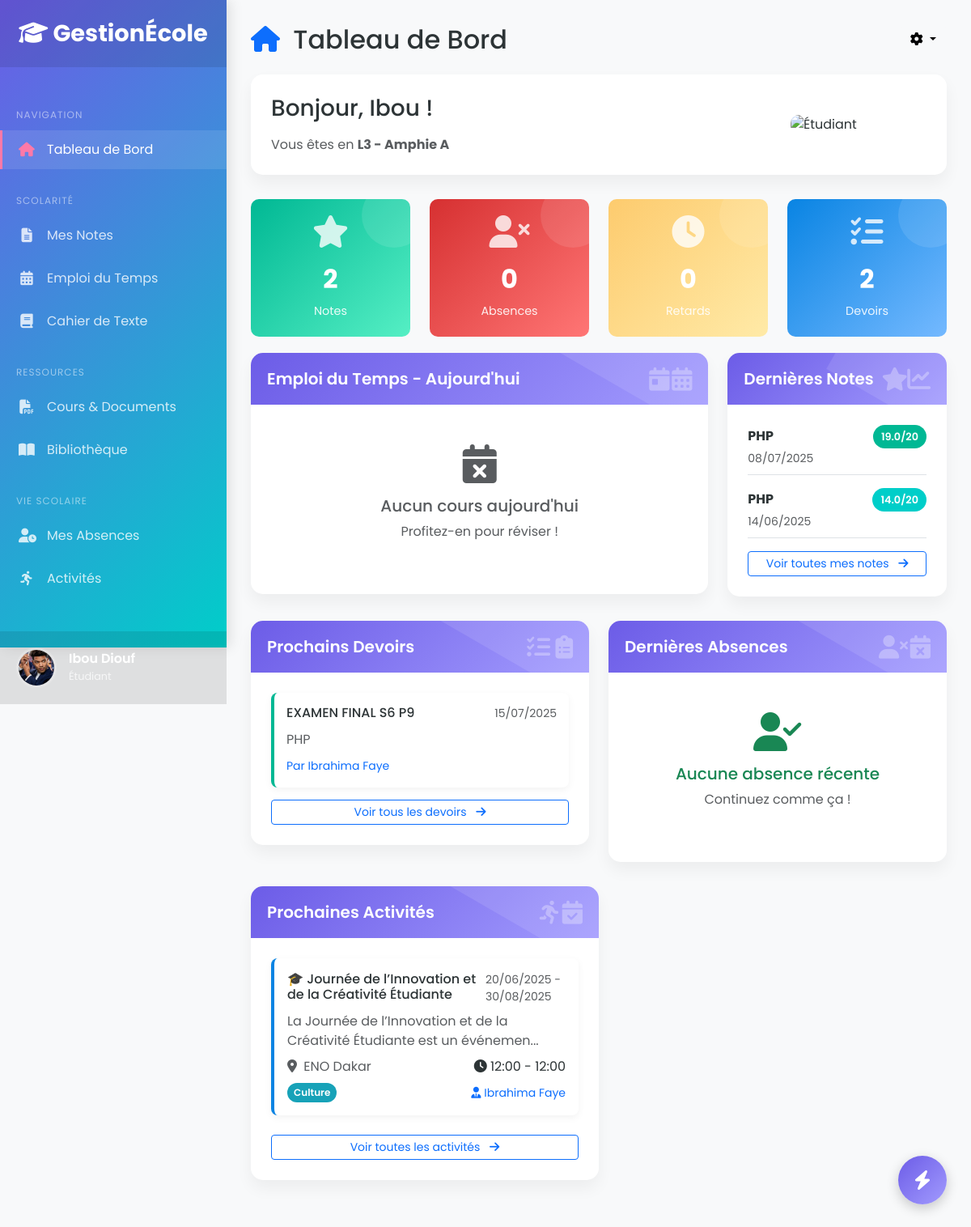
/etudiant/dashboard.php (signed in), run on the app's committed database.
### tables this page shows
CREATE TABLE IF NOT EXISTS `utilisateurs` (
  `id` int NOT NULL AUTO_INCREMENT,
  `nom` varchar(50) NOT NULL,
  `prenom` varchar(50) DEFAULT NULL,
  `email` varchar(100) NOT NULL,
  `password` varchar(255) NOT NULL,
  `role` enum('admin','enseignant','etudiant') NOT NULL,
  `telephone` varchar(20) DEFAULT NULL,
  `adresse` text,
  `sexe` enum('M','F') DEFAULT NULL,
  `date_naissance` date DEFAULT NULL,
  `photo_profil` varchar(255) DEFAULT NULL,
  `specialite` varchar(100) DEFAULT NULL,
  `grade` varchar(50) DEFAULT NULL,
  `contrat` enum('titulaire','contractuel','vacataire') DEFAULT NULL,
  `groupe_sanguin` varchar(3) DEFAULT NULL,
  `statut` tinyint(1) DEFAULT '1',
  `created_at` datetime DEFAULT CURRENT_TIMESTAMP,
  `updated_at` datetime DEFAULT NULL ON UPDATE CURRENT_TIMESTAMP,
  PRIMARY KEY (`id`),
  UNIQUE KEY `email` (`email`)
);

CREATE TABLE IF NOT EXISTS `classes` (
  `id` int NOT NULL AUTO_INCREMENT,
  `nom` varchar(50) DEFAULT NULL,
  `niveau` varchar(50) DEFAULT NULL,
  `cycle_id` int DEFAULT NULL,
  `annee_id` int DEFAULT NULL,
  `responsable_id` int DEFAULT NULL,
  `capacite_max` int DEFAULT '30',
  PRIMARY KEY (`id`),
  KEY `cycle_id` (`cycle_id`),
  KEY `annee_id` (`annee_id`),
  KEY `responsable_id` (`responsable_id`)
);

CREATE TABLE IF NOT EXISTS `devoirs` (
  `id` int NOT NULL AUTO_INCREMENT,
  `titre` varchar(255) DEFAULT NULL,
  `matiere_id` int DEFAULT NULL,
  `classe_id` int DEFAULT NULL,
  `enseignant_id` int DEFAULT NULL,
  `fichier_path` varchar(255) DEFAULT NULL,
  `type` enum('ecrit','oral','projet') DEFAULT 'ecrit',
  `date_limite` datetime DEFAULT NULL,
  `annee_id` int DEFAULT NULL,
  `rendu` tinyint(1) DEFAULT '0',
  PRIMARY KEY (`id`),
  KEY `matiere_id` (`matiere_id`),
  KEY `classe_id` (`classe_id`),
  KEY `enseignant_id` (`enseignant_id`),
  KEY `annee_id` (`annee_id`)
);

CREATE TABLE IF NOT EXISTS `notes` (
  `id` int NOT NULL AUTO_INCREMENT,
  `etudiant_id` int DEFAULT NULL,
  `matiere_id` int DEFAULT NULL,
  `enseignant_id` int DEFAULT NULL,
  `classe_id` int DEFAULT NULL,
  `note` decimal(4,2) DEFAULT NULL,
  `type_note` enum('devoir','composition','examen','oral') DEFAULT NULL,
  `date_note` date DEFAULT NULL,
  `annee_id` int DEFAULT NULL,
  `created_at` datetime DEFAULT CURRENT_TIMESTAMP,
  `updated_at` datetime DEFAULT CURRENT_TIMESTAMP ON UPDATE CURRENT_TIMESTAMP,
  PRIMARY KEY (`id`),
  KEY `etudiant_id` (`etudiant_id`),
  KEY `matiere_id` (`matiere_id`),
  KEY `enseignant_id` (`enseignant_id`),
  KEY `classe_id` (`classe_id`),
  KEY `annee_id` (`annee_id`)
);

CREATE TABLE IF NOT EXISTS `matieres` (
  `id` int NOT NULL AUTO_INCREMENT,
  `code` varchar(20) DEFAULT NULL,
  `nom` varchar(100) DEFAULT NULL,
  `coefficient` int DEFAULT '1',
  `heures_annuelles` int DEFAULT '60',
  `cycle_id` int DEFAULT NULL,
  PRIMARY KEY (`id`),
  UNIQUE KEY `code` (`code`),
  KEY `cycle_id` (`cycle_id`)
);

CREATE TABLE IF NOT EXISTS `activites_scolaires` (
  `id` int NOT NULL AUTO_INCREMENT,
  `titre` varchar(255) NOT NULL,
  `description` text,
  `type` enum('sport','culture','scientifique','educatif','sortie') NOT NULL,
  `date_debut` datetime NOT NULL,
  `date_fin` datetime NOT NULL,
  `lieu` varchar(100) DEFAULT NULL,
  `organisateur_id` int NOT NULL,
  `classe_id` int DEFAULT NULL,
  `annee_id` int NOT NULL,
  `created_at` datetime DEFAULT CURRENT_TIMESTAMP,
  PRIMARY KEY (`id`),
  KEY `organisateur_id` (`organisateur_id`),
  KEY `classe_id` (`classe_id`),
  KEY `annee_id` (`annee_id`)
);

### etudiant/dashboard.php (the view, shortened to what the rows shown need)
<?php
require_once '../config/db.php';
$etudiant_id = $_SESSION['user_id'];
try {
    $stmt_etudiant = $pdo->prepare("SELECT * FROM utilisateurs WHERE id = ?");
    $stmt_etudiant->execute([$etudiant_id]);
    $etudiant = $stmt_etudiant->fetch();
    $stmt_annee = $pdo->query("SELECT * FROM annees_scolaires WHERE statut = 'en_cours' LIMIT 1");
    $annee_en_cours = $stmt_annee->fetch();
    if ($annee_en_cours) {
        $stmt_classe = $pdo->prepare("
            SELECT c.* FROM classes c
            JOIN inscriptions i ON c.id = i.classe_id
            WHERE i.etudiant_id = ? AND i.annee_id = ? AND i.statut = 'actif'
        ");
        $stmt_classe->execute([$etudiant_id, $annee_en_cours['id']]);
        $classe = $stmt_classe->fetch();
        if ($classe) {
            $stats = [];
            $stmt = $pdo->prepare("SELECT COUNT(*) FROM notes WHERE etudiant_id = ? AND annee_id = ?");
            $stmt->execute([$etudiant_id, $annee_en_cours['id']]);
            $stats['notes'] = $stmt->fetchColumn();
            $stmt = $pdo->prepare("SELECT COUNT(*) FROM absences WHERE etudiant_id = ? AND annee_id = ?");
            $stmt->execute([$etudiant_id, $annee_en_cours['id']]);
            $stats['absences'] = $stmt->fetchColumn();
            $stmt = $pdo->prepare("SELECT COUNT(*) FROM retards WHERE etudiant_id = ? AND annee_id = ?");
            $stmt->execute([$etudiant_id, $annee_en_cours['id']]);
            $stats['retards'] = $stmt->fetchColumn();
            $stmt = $pdo->prepare("
                SELECT COUNT(*) FROM devoirs d
                WHERE d.classe_id = ? AND d.annee_id = ?
            ");
            $stmt->execute([$classe['id'], $annee_en_cours['id']]);
            $stats['devoirs'] = $stmt->fetchColumn();
            $stmt_notes = $pdo->prepare("
                SELECT n.*, m.nom AS matiere
                FROM notes n
                JOIN matieres m ON n.matiere_id = m.id
                WHERE n.etudiant_id = ? AND n.annee_id = ?
                ORDER BY n.date_note DESC
                LIMIT 5
            ");
            $stmt_notes->execute([$etudiant_id, $annee_en_cours['id']]);
            $dernieres_notes = $stmt_notes->fetchAll();
$stmt_devoirs = $pdo->prepare("
    SELECT d.*,
           m.nom AS matiere,
           u.prenom AS enseignant_prenom,
           u.nom AS enseignant_nom
    FROM devoirs d
    LEFT JOIN matieres m ON d.matiere_id = m.id
    LEFT JOIN utilisateurs u ON d.enseignant_id = u.id
    WHERE d.date_limite >= NOW()
    ORDER BY d.date_limite ASC
");
$stmt_devoirs->execute();
$prochains_devoirs = $stmt_devoirs->fetchAll();
        } else {
            $classe = null;
            $emploi_du_temps = $dernieres_notes = $annonces = $activites = $prochains_devoirs = $dernieres_absences = $derniers_retards = [];
            $stats = ['notes' => 0, 'absences' => 0, 'retards' => 0, 'devoirs' => 0];
        }
    }
} catch (PDOException $e) {
    die("Erreur de base de données : " . $e->getMessage());
}
?>
<!DOCTYPE html>
<html lang="fr">
<head>
    <link href="https://cdn.jsdelivr.net/npm/bootstrap@5.3.3/dist/css/bootstrap.min.css" rel="stylesheet">
    <link rel="stylesheet" href="https://cdnjs.cloudflare.com/ajax/libs/font-awesome/6.5.2/css/all.min.css">
</head>
<body>
    <nav id="sidebar">
        <div class="user-profile">
            <img src="../../upload/profiles/<?= htmlspecialchars($etudiant['photo_profil'] ?? 'default.png') ?>" alt="Photo de profil">
            <div class="user-info">
                <h6><?= htmlspecialchars($etudiant['prenom'] . ' ' . htmlspecialchars($etudiant['nom']) )?></h6>
                <small>Étudiant</small>
            </div>
        </div>
    </nav>
    <div id="main-content">
        <div class="d-flex justify-content-between align-items-center mb-4">
            <h2 class="mb-0">
                <i class="fas fa-home text-primary me-2"></i> Tableau de Bord
            </h2>
        </div>
        <div class="dashboard-card animate-fade-in">
            <div class="card-body">
                <div class="row align-items-center">
                    <div class="col-md-8">
                        <h3 class="mb-3">Bonjour, <?= htmlspecialchars($etudiant['prenom']) ?> !</h3>
                        <p class="text-muted mb-0">
                            <?php if ($classe): ?>
                                Vous êtes en <strong><?= htmlspecialchars($classe['niveau']) ?> - <?= htmlspecialchars($classe['nom']) ?></strong>
                            <?php else: ?>
                                Vous n'êtes pas encore affecté à une classe pour cette année.
                            <?php endif; ?>
                        </p>
                    </div>
                </div>
            </div>
        </div>
        <div class="row animate-fade-in delay-1">
            <div class="col-md-3">
                <div class="stat-card stat-card-absences">
                    <i class="fas fa-user-times"></i>
                    <div class="stat-value"><?= $stats['absences'] ?? 0 ?></div>
                    <div class="stat-label">Absences</div>
                </div>
            </div>
            <div class="col-md-3">
                <div class="stat-card stat-card-retards">
                    <i class="fas fa-clock"></i>
                    <div class="stat-value"><?= $stats['retards'] ?? 0 ?></div>
                    <div class="stat-label">Retards</div>
                </div>
            </div>
        </div>
        <div class="row animate-fade-in delay-2">
            <div class="col-lg-4">
                <div class="dashboard-card">
                    <div class="card-body">
                        <?php if (!empty($dernieres_notes)): ?>
                            <ul class="list-unstyled">
                                <?php foreach ($dernieres_notes as $note):
                                    $note_class = '';
                                    if ($note['note'] >= 16) $note_class = 'note-excellent';
                                    elseif ($note['note'] >= 14) $note_class = 'note-bien';
                                    elseif ($note['note'] >= 10) $note_class = 'note-moyen';
                                    else $note_class = 'note-insuffisant';
                                ?>
                                    <li class="mb-3 pb-2 border-bottom">
                                        <div class="d-flex justify-content-between align-items-center">
                                            <strong><?= htmlspecialchars($note['matiere']) ?></strong>
                                            <span class="note-badge <?= $note_class ?>"><?= number_format($note['note'], 1) ?>/20</span>
                                        </div>
                                        <small class="text-muted">
                                            <?= date('d/m/Y', strtotime($note['date_note'])) ?>
                                        </small>
                                    </li>
                                <?php endforeach; ?>
                            </ul>
                        <?php endif; ?>
                    </div>
                </div>
            </div>
        </div>
        <div class="row animate-fade-in delay-3">
            <div class="col-lg-6">
                <div class="dashboard-card">
                    <div class="card-body">
                        <?php if (!empty($prochains_devoirs)): ?>
                            <?php foreach ($prochains_devoirs as $devoir):
                                $date_limite = new DateTime($devoir['date_limite']);
                                $urgence_class = 'devoir-normal';
                            ?>
                                <div class="devoir-card <?= $urgence_class ?>">
                                    <div class="d-flex justify-content-between align-items-start mb-2">
                                        <h6 class="mb-1"><?= htmlspecialchars($devoir['titre']) ?></h6>
                                        <small class="text-muted"><?= $date_limite->format('d/m/Y') ?></small>
                                    </div>
                                    <p class="mb-2 text-muted"><?= htmlspecialchars($devoir['matiere']) ?></p>
                                    <small class="text-primary">
                                        Par <?= htmlspecialchars($devoir['enseignant_prenom'] . ' ' . $devoir['enseignant_nom']) ?>
                                    </small>
                                </div>
                            <?php endforeach; ?>
                        <?php endif; ?>
                    </div>
                </div>
            </div>
        </div>
<div class="col-lg-6">
    <div class="dashboard-card">
        <div class="card-body">
            <?php
            if ($annee_en_cours) {
                $stmt_activites = $pdo->prepare("
                    SELECT a.*, u.nom AS organisateur_nom, u.prenom AS organisateur_prenom,
                           c.nom AS classe_nom, c.niveau AS classe_niveau
                    FROM activites_scolaires a
                    JOIN utilisateurs u ON a.organisateur_id = u.id
                    LEFT JOIN classes c ON a.classe_id = c.id
                    WHERE a.annee_id = ?
                    ORDER BY a.date_debut DESC
                    LIMIT 3
                ");
                $stmt_activites->execute([$annee_en_cours['id']]);
                $activites = $stmt_activites->fetchAll();
            } else {
                $activites = [];
            }
            if (!empty($activites)): ?>
                <?php foreach ($activites as $activite):
                    $date_debut = new DateTime($activite['date_debut']);
                    $date_fin = new DateTime($activite['date_fin']);
                    $now = new DateTime();
                    if ($date_debut > $now) {
                        $status = 'upcoming';
                    } elseif ($date_fin < $now) {
                        $status = 'past';
                    } else {
                        $status = 'ongoing';
                    }
                ?>
                    <div class="activity-card mb-3 p-3 <?= $status ?>" style="border-left: 4px solid;
                        <?= $status === 'upcoming' ? 'border-color: var(--success)' : '' ?>
                        <?= $status === 'ongoing' ? 'border-color: var(--info)' : '' ?>
                        <?= $status === 'past' ? 'border-color: var(--secondary)' : '' ?>">
                        <div class="d-flex justify-content-between align-items-start mb-2">
                            <h6 class="mb-1"><?= htmlspecialchars($activite['titre']) ?></h6>
                            <small class="text-muted">
                                <?= $date_debut->format('d/m/Y') ?>
                                <?php if ($date_debut->format('d/m/Y') !== $date_fin->format('d/m/Y')): ?>
                                    - <?= $date_fin->format('d/m/Y') ?>
                                <?php endif; ?>
                            </small>
                        </div>
                        <p class="mb-2 text-muted">
                            <?= htmlspecialchars(substr($activite['description'], 0, 80)) ?>...
                        </p>
                        <div class="d-flex justify-content-between align-items-center mb-2">
                            <?php if (!empty($activite['lieu'])): ?>
                                <span class="text-muted">
                                    <i class="fas fa-map-marker-alt me-1"></i>
                                    <?= htmlspecialchars($activite['lieu']) ?>
                                </span>
                            <?php endif; ?>
                            <span class="activity-time <?= $status ?>">
                                <i class="fas fa-clock"></i>
                                <?= $date_debut->format('H:i') ?> - <?= $date_fin->format('H:i') ?>
                            </span>
                        </div>
                        <div class="d-flex justify-content-between align-items-center">
                            <span class="activity-badge badge-<?= htmlspecialchars($activite['type']) ?>">
                                <?= ucfirst(htmlspecialchars($activite['type'])) ?>
                            </span>
                            <small class="text-primary">
                                <i class="fas fa-user-tie"></i>
                                <?= htmlspecialchars($activite['organisateur_prenom'] . ' ' . $activite['organisateur_nom']) ?>
                            </small>
                        </div>
                    </div>
                <?php endforeach; ?>
            <?php endif; ?>
        </div>
    </div>
</div>
    </div>
</body>
</html>

### data on the page
utilisateurs: photo_profil (picture), prenom+nom "Ibou Diouf", prenom "Ibou"
classes: niveau "L3", nom "Amphie A"
devoirs: rendu "0", titre "EXAMEN FINAL S6 P9", date_limite "15/07/2025", matiere.nom "PHP", utilisateurs.prenom+nom "Ibrahima Faye"
notes: matiere.nom "PHP", note "19.0", date_note "08/07/2025"
notes: matiere.nom "PHP", note "14.0", date_note "14/06/2025"
activites_scolaires: titre "🎓 Journée de l’Innovation et de la Créativité Étudiante", date_debut "20/06/2025", date_fin "30/08/2025", description "La Journée de l’Innovation et de la Créativité Étudiante est un événemen", lieu "ENO Dakar", date_debut "12:00", date_fin "12:00", type "Culture", utilisateurs.prenom+nom "Ibrahima Faye"

### other printed values
$stats['notes'] "2"
$stats['devoirs'] "2"
